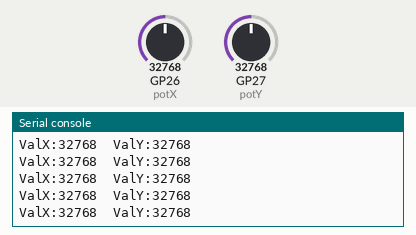
A program run on a simulated Raspberry Pi Pico running MicroPython. Parts: the last lines printed to the serial console. Inputs (shaded band) come from the test bench; at power-on: GP26 (potX) = 32768, GP27 (potY) = 32768 (analog values on the 0–65535 scale).

Above: at 1.2 s.
1.3 s: GP26 (potX) set to 45874
At 1.31 s:
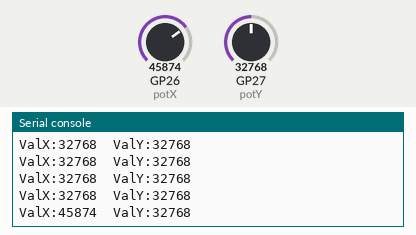
2.8 s: GP27 (potY) set to 45874
At 2.82 s:
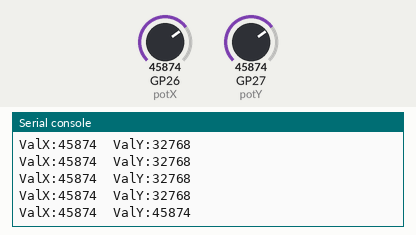
4.3 s: GP26 (potX) set to 57670
At 4.32 s:
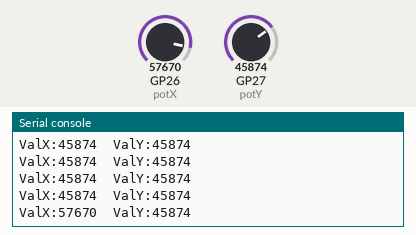
5.8 s: GP27 (potY) set to 57670
At 5.83 s:
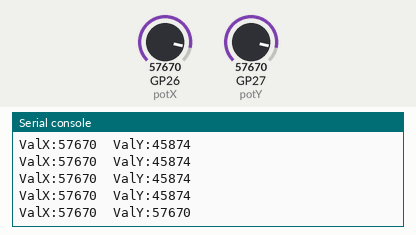
Timing chart, 0 to 8.3 s (numbered marks = the images above; inputs shaded):
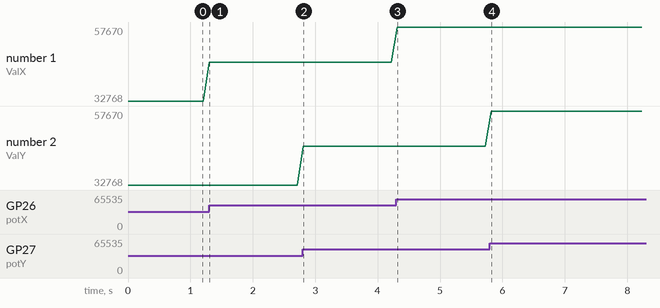

Measured:
- after the input at 1.3 s, the serial console: prints a new line at once (image 1)
- after the input at 2.8 s, the serial console: prints a new line at once (image 2)
- after the input at 4.3 s, the serial console: prints a new line at once (image 3)
- after the input at 5.8 s, the serial console: prints a new line at once (image 4)
- plotted number 1: 32768 → 45874 after the input at 1.3 s, 45874 → 57670 after the input at 4.3 s

The program:

joystick.py
```python
from machine import Pin, PWM, ADC
from machine import I2C
from sh1106 import SH1106_I2C
import time

potX = ADC(Pin(26))
potY = ADC(Pin(27))


while True:
    valX = potX.read_u16()
    valY = potY.read_u16()
    print("ValX:{}  ValY:{}".format(valX, valY))
    time.sleep_ms(100)
```
